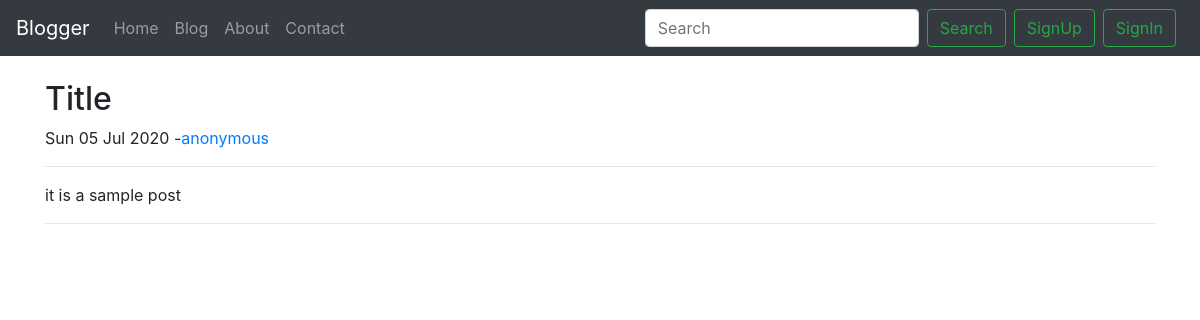
The app's page /blog/Anonymous/ with its own data.
### blog/models.py (models this page shows)
class Post(models.Model):
    sno = models.AutoField(primary_key=True)
    title = models.CharField(max_length=250)
    content = models.TextField()
    author = models.CharField(max_length=20)
    slug = models.CharField(max_length=130, default='Anonymous')
    timeStamp = models.DateTimeField(blank=True)
    def __str__(self):
        return 'by: '+self.author

### blog/views.py (the view)
# urls.py: path('<str:slug>/', views.blogPost, name="blogPost"),
def blogPost(request, slug):
    post = Post.objects.filter(slug=slug).first()
    print(post)
    context = {'post': post}
    return render(request, 'blog/blogPost.html', context)

### templates/blog/blogPost.html (shortened to what this page needs)
{% extends 'base.html'%}
{% block body %}
<div class="container">
    <div class="row my-4">
        <div class="col blog-main">
          <div class="blog-post">
            <h2 class="blog-post-title">{{post.title}}</h2>
            <p class="blog-post-meta">{{post.timeStamp|date:"D d M Y"}} -<a href="/about">{{post.author}}</a></p>
            <hr>
            <p>{{post.content}}</p>
            <hr>
          </div>
        </div>
    </div>
</div>
{% endblock body %}

### records on screen
Post: title "Title", timeStamp "Sun 05 Jul 2020", author "anonymous", content "it is a sample post"
